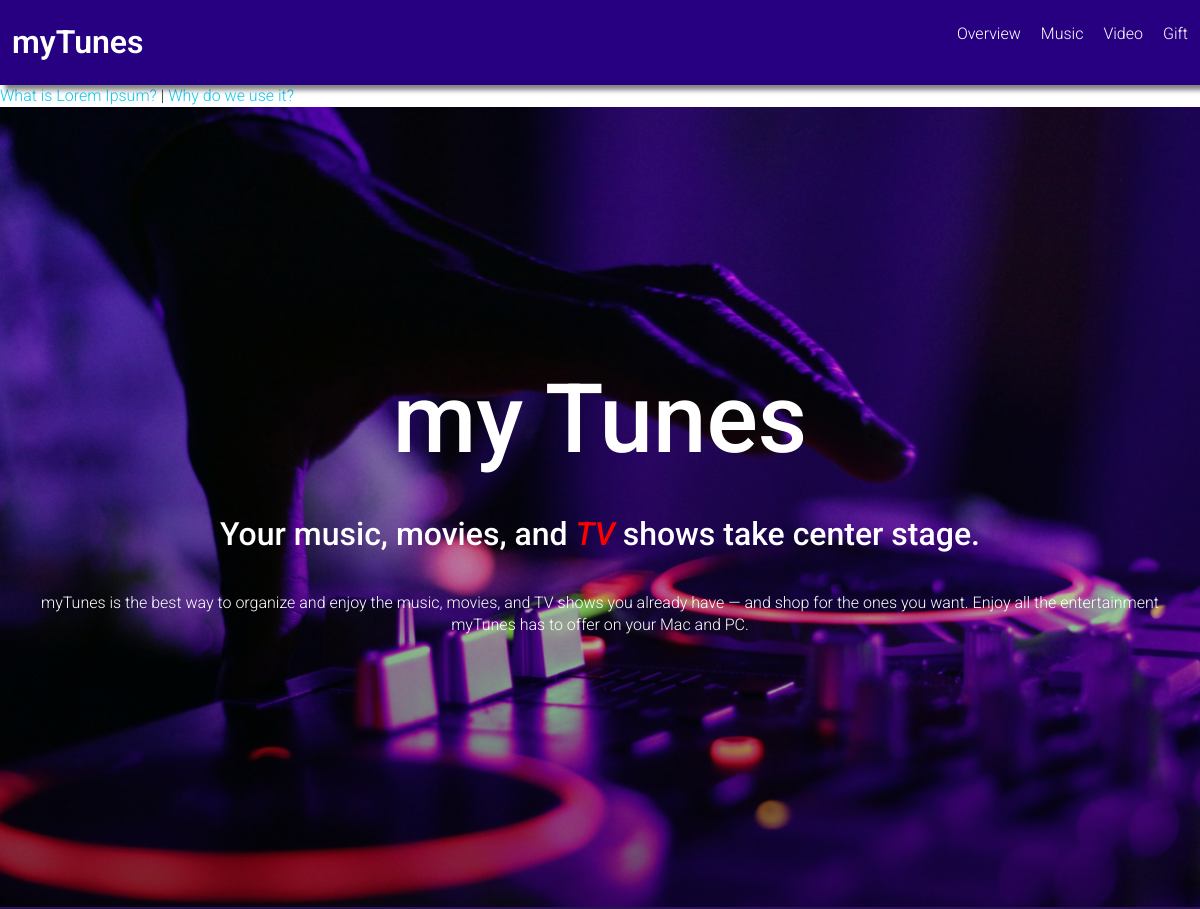
The app's page / (upper part), older data.
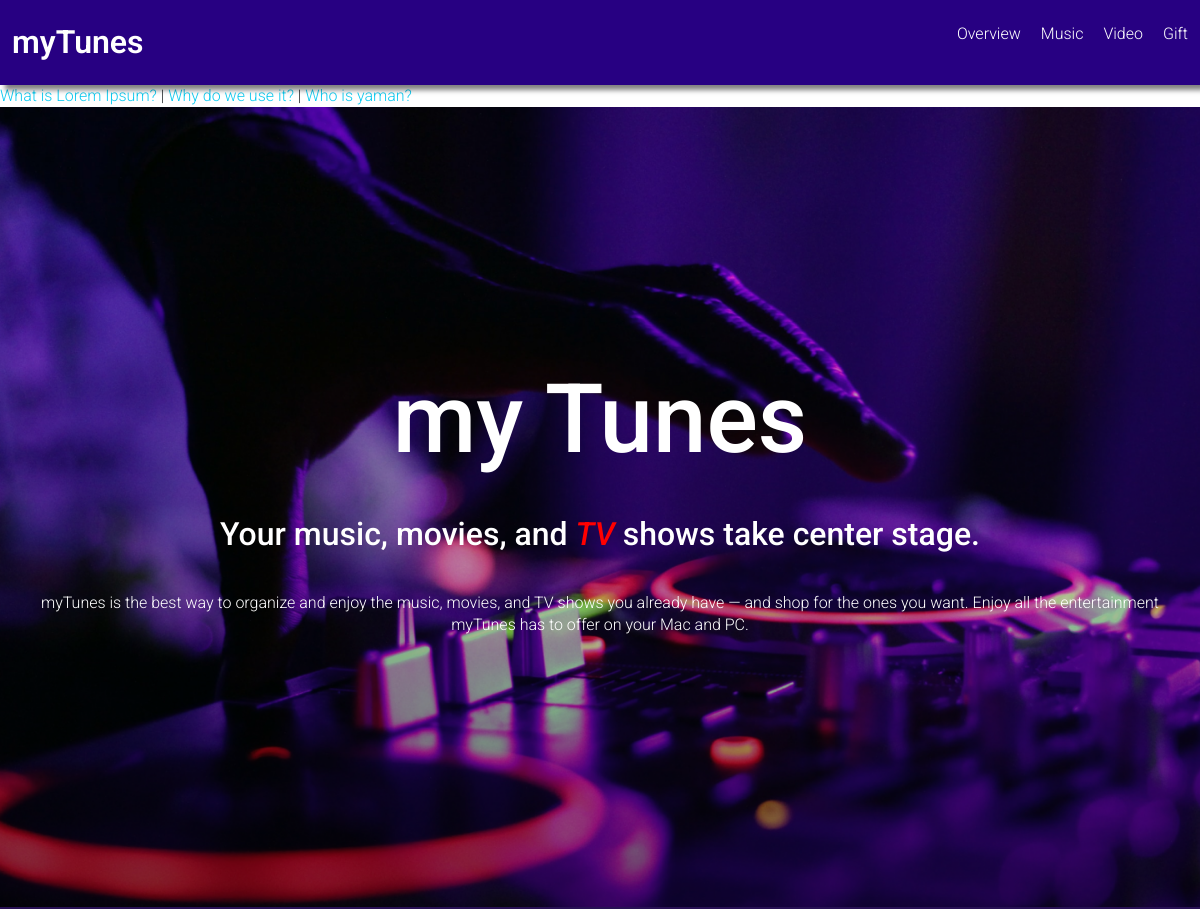
The same page, newer data.
### news/models.py (models this page shows)
class News(models.Model):
    news_title=models.CharField(max_length=100)
    news_desc=HTMLField()
    news_slug=AutoSlugField(populate_from='news_title',unique=True,null=True,default=None)
    news_image=models.FileField(upload_to="news/",max_length=250,null=True,default=None)

### service/models.py (models this page shows)
class Service(models.Model):
    service_title = models.CharField(max_length=50)
    service_des = models.TextField()

### myproject/views.py (the view)
# urls.py: path('', views.homePage, name='homePage'),
def homePage(request):
    newsData=News.objects.all()
    servicesData=Service.objects.all()
    paginator=Paginator(servicesData,1) #page lai paginate grna, 1 means 1 record in a page is there
    page_number=request.GET.get('page') #determine which page of Servicedata should be rendered, notmentioned--> default
    servicesDatafinal=paginator.get_page(page_number) #retrieves page according to pg no.
    total_pages=servicesDatafinal.paginator.num_pages
    data={
        'servicesData':servicesDatafinal,
        'newsData':newsData,
        'last_page':total_pages,
        'totalpagelist':[n+1 for n in range(total_pages)]
    }
    return render(request,"index.html",data)

### templates/index.html (shortened to what this page needs)
{% extends "base.html" %}
{% block content %}
<marquee onmouseover="stop()"  onmouseout="start()">
  {%for news in newsData%}
      <a href="/news/{{news.news_slug}}" class="text-info">{{news.news_title}}</a>
      {% if not forloop.last %} | {% endif %}
  {%endfor%}
</marquee>
    <main>
      <section class="hero-section">
        <div class="container">
          {%for i in servicesData%}
          <h1>{{i.service_title}}</h1>
          <h3>{{i.service_des | safe}}</h3>
          {% endfor %}
          <p>
            myTunes is the best way to organize and enjoy the music, movies, and
            TV shows you already have — and shop for the ones you want. Enjoy
            all the entertainment myTunes has to offer on your Mac and PC.
          </p>
        </div>
      </section>
</main>
{% endblock  %}

Row changes from the older to the newer data that the page shows:
shown differently, row unchanged: News "Why do we use it?": now shows "|"
added News: news_title "Who is yaman?"
